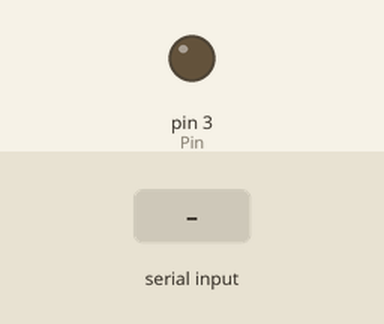
Recording of a sketch running on a simulated Arduino Uno, built with avr-gcc and run on an emulated ATmega328P. On the bench: output pins drawn as LEDs (lit = HIGH). The inputs (shaded band) are chosen by the test bench. What the sketch prints to the serial monitor is not drawn.

Above: at 1.2 s.
1.3 s: byte 30 received over Serial
At 1.46 s:
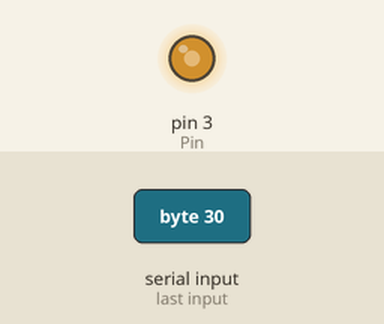
4.3 s: byte 90 received over Serial
7.3 s: byte 120 received over Serial
Timing chart, 0 to 10.3 s (numbered marks = the images above; inputs shaded):
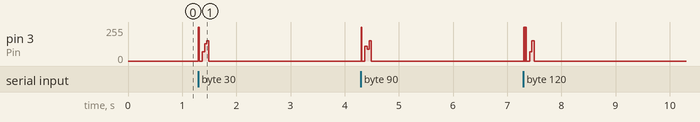

The sketch:

Sender.ino
```cpp
int Pin = 3;    // LED connected to digital pin 9

void setup() {
  pinMode(3, OUTPUT);
  Serial.begin(9600);
}

void loop() {
  if (Serial.available() > 0) {
    byte b = Serial.read();
    send(b, 10000);
  }
}

void send(byte A, int freq) {
  for (int i = 0; i < 8; i++) {
    digitalWrite(Pin, HIGH);
    if (bitRead(A, i))
      delayMicroseconds(2 * freq);
    else
      delayMicroseconds(1 * freq);
    digitalWrite(Pin, LOW);
    delayMicroseconds(1 * freq);
  }
  digitalWrite(Pin, HIGH);
  delayMicroseconds(3 * freq);
  digitalWrite(Pin, LOW);

  Serial.print((char)A);
  delayMicroseconds(1 * freq);
}
```
